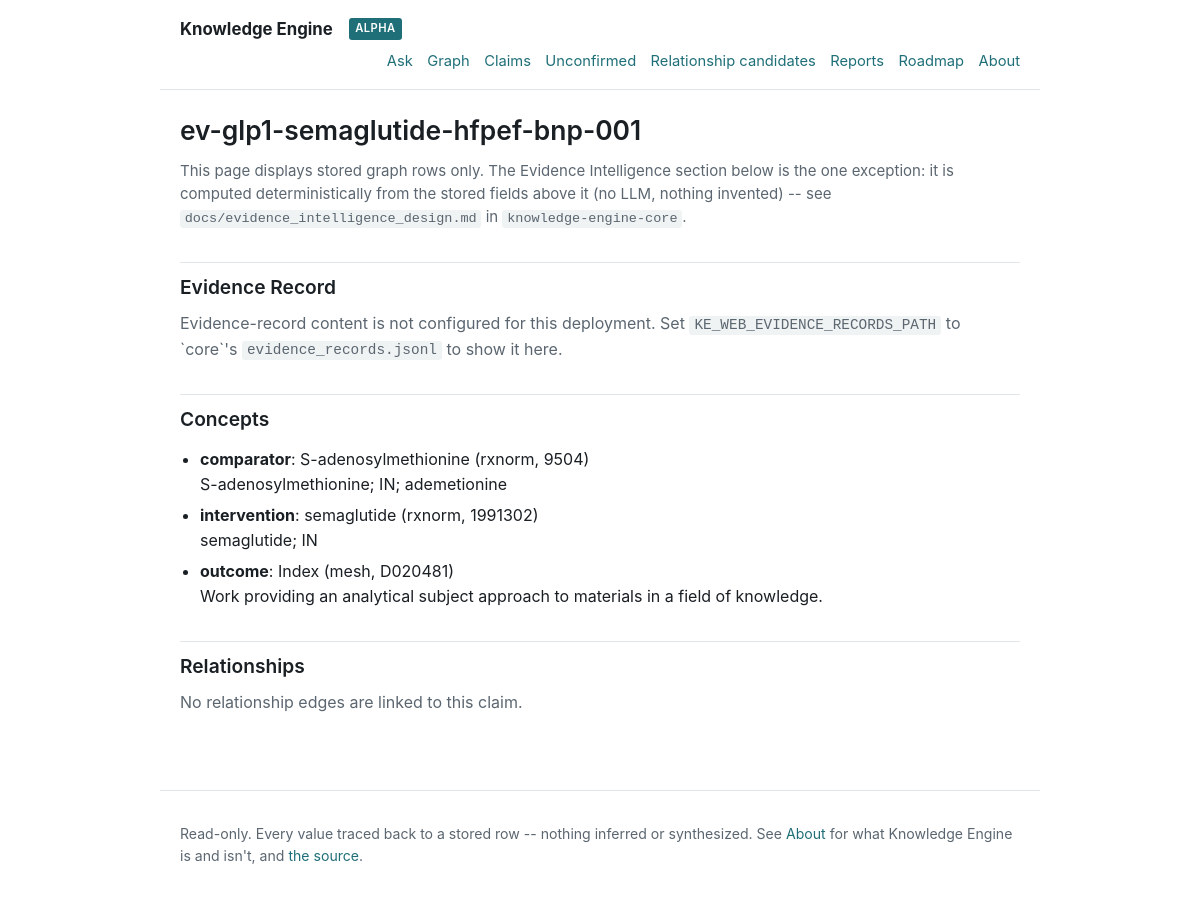
The app's page /claims/ev-glp1-semaglutide-hfpef-bnp-001 with its own data.
### tables this page shows
CREATE TABLE graph_claims (
	id INTEGER NOT NULL, 
	evidence_record_id VARCHAR(128) NOT NULL, 
	created_at VARCHAR(32) NOT NULL, 
	PRIMARY KEY (id)
);

CREATE TABLE graph_claim_concepts (
	id INTEGER NOT NULL, 
	claim_id INTEGER NOT NULL, 
	concept_id INTEGER NOT NULL, 
	edge_role VARCHAR(16) NOT NULL, 
	created_at VARCHAR(32) NOT NULL, 
	PRIMARY KEY (id), 
	CONSTRAINT ck_graph_claim_concepts_edge_role CHECK (edge_role IN ('population','intervention','comparator','outcome')), 
	CONSTRAINT uq_graph_claim_concepts_edge UNIQUE (claim_id, concept_id, edge_role), 
	FOREIGN KEY(claim_id) REFERENCES graph_claims (id), 
	FOREIGN KEY(concept_id) REFERENCES graph_concepts (id)
);

CREATE TABLE graph_concepts (
	id INTEGER NOT NULL, 
	label TEXT NOT NULL, 
	source VARCHAR(16) NOT NULL, 
	source_reference_id VARCHAR(64), 
	definition TEXT, 
	source_url TEXT, 
	license TEXT, 
	retrieved_at VARCHAR(32) NOT NULL, 
	PRIMARY KEY (id), 
	CONSTRAINT ck_graph_concepts_source CHECK (source IN ('wikipedia','rxnorm','mesh','pubchem','pico')), 
	CONSTRAINT uq_graph_concepts_source_reference UNIQUE (source, source_reference_id)
);

### knowledge_engine_web/main.py (the view)
@app.get("/claims/{evidence_record_id}", response_class=HTMLResponse)
def claim_detail(request: Request, evidence_record_id: str) -> HTMLResponse:
    detail = read_claim_detail(_engine(), evidence_record_id)
    if detail is None:
        raise HTTPException(status_code=404, detail="No claim found for that evidence record ID.")
    settings = Settings()
    evidence = None
    intelligence = None
    if settings.evidence_records_path:
        evidence_path = Path(settings.evidence_records_path)
        evidence = read_evidence_record(evidence_path, evidence_record_id)
        if evidence is not None:
            intelligence = _compute_evidence_intelligence(
                evidence_path, evidence, detail.relationships
            )
    return templates.TemplateResponse(
        request=request,
        name="claim_detail.html",
        context={"claim": detail, "evidence": evidence, "intelligence": intelligence},
    )

### knowledge_engine_web/templates/claim_detail.html (shortened to what this page needs)
{% extends "base.html" %}
{% block content %}
<h1>{{ claim.evidence_record_id }}</h1>
<p class="disclaimer">
  This page displays stored graph rows only. The Evidence Intelligence
  section below is the one exception: it is computed deterministically
  from the stored fields above it (no LLM, nothing invented) -- see
  <code>docs/evidence_intelligence_design.md</code> in
  <code>knowledge-engine-core</code>.
</p>
<h2>Evidence Record</h2>
{% if evidence %}
<p><strong>Research question:</strong> {{ evidence.research_question or "(not recorded)" }}</p>
<p><strong>Claim:</strong> {{ evidence.claim_text or "(not recorded)" }}</p>
<p><strong>Direction:</strong> {{ evidence.evidence_direction or "(not recorded)" }}</p>
<table>
  <tr><th>Population</th><td>{{ evidence.population or "--" }}</td></tr>
  <tr><th>Intervention</th><td>{{ evidence.intervention or "--" }}</td></tr>
  <tr><th>Comparator</th><td>{{ evidence.comparator or "--" }}</td></tr>
  <tr><th>Outcome</th><td>{{ evidence.outcome or "--" }}</td></tr>
</table>
<p><strong>Result:</strong> {{ evidence.result_summary or "(not recorded)" }}</p>
{% if evidence.short_source_excerpt %}
<p><strong>Source excerpt:</strong> &ldquo;{{ evidence.short_source_excerpt }}&rdquo;</p>
{% endif %}
{% if evidence.limitations %}
<p><strong>Limitations:</strong></p>
<ul>
  {% for limitation in evidence.limitations %}
  <li>{{ limitation }}</li>
  {% endfor %}
</ul>
{% endif %}
{% if evidence.uncertainty_notes %}
<p><strong>Uncertainty notes:</strong> {{ evidence.uncertainty_notes }}</p>
{% endif %}
{% if evidence.confidence_note %}
<p>
  <strong>Confidence note</strong> (`core`'s own free-text field, distinct
  from the computed Evidence Intelligence numbers below):
  {{ evidence.confidence_note }}
</p>
{% endif %}
<p>
  Source: {{ evidence.source_title or "(untitled)" }}
  {% if evidence.source_doi %}(DOI: {{ evidence.source_doi }}){% endif %}
  -- {{ evidence.study_type or evidence.source_type or "unspecified type" }},
  extracted via {{ evidence.extraction_method or "unknown method" }}
  ({{ evidence.extraction_status or "status unknown" }}; review status:
  {{ evidence.review_status or "unknown" }}).
</p>
<h2>Evidence Intelligence</h2>
{% if intelligence %}
<p class="disclaimer">
  Computed deterministically from the stored fields above -- no LLM, no
  invented number. Evidence Quality, Evidence Consensus, and Claim
  Confidence are three separate figures and must never be read as one
  collapsed score. See <code>docs/evidence_intelligence_design.md</code>
  in <code>knowledge-engine-core</code>.
</p>
<table>
  <tr>
    <th>Evidence Quality</th>
    <td>
      {{ intelligence.quality.score }}/100
      ({{ intelligence.quality.study_design_tier }},
      {% if intelligence.quality.manually_reviewed %}manually reviewed{% else %}automated, pending review{% endif %})
    </td>
  </tr>
  <tr>
    <th>Evidence Consensus</th>
    <td>
      {% if intelligence.consensus.score is not none %}
        {{ intelligence.consensus.score }}/100
        ({{ intelligence.consensus.supports_count }} of {{ intelligence.consensus.agreement_total }} agree)
      {% else %}
        not yet assessable
      {% endif %}
      -- reliability: {{ intelligence.consensus.reliability }}
    </td>
  </tr>
  <tr>
    <th>Claim Confidence</th>
    <td>
      {% if intelligence.confidence.score is not none %}
        {{ intelligence.confidence.score }}/100
      {% else %}
        not yet assessable
      {% endif %}
      -- reliability: {{ intelligence.confidence.reliability }}
    </td>
  </tr>
  <tr>
    <th>Evidence Coverage</th>
    <td>
      {{ intelligence.coverage.records_in_relationship }} of {{ intelligence.coverage.total_records }}
      corpus records ({{ intelligence.coverage.percentage }}%) participate in a confirmed relationship.
    </td>
  </tr>
</table>
<p><strong>Synthesis</strong> (a deterministic template over the numbers above, not generated text):</p>
<ul>
  {% for line in intelligence.synthesis %}
  <li>{{ line }}</li>
  {% endfor %}
</ul>
{% else %}
<p class="empty-state">
  Evidence Intelligence is not shown here -- it requires the same
  <code>KE_WEB_EVIDENCE_RECORDS_PATH</code> configuration as the
  Evidence Record section above.
</p>
{% endif %}
{% else %}
<p class="empty-state">
  Evidence-record content is not configured for this deployment. Set
  <code>KE_WEB_EVIDENCE_RECORDS_PATH</code> to `core`'s
  <code>evidence_records.jsonl</code> to show it here.
</p>
{% endif %}
<h2>Concepts</h2>
{% if claim.concepts %}
<ul>
  {% for concept in claim.concepts %}
  <li>
    <strong>{{ concept.edge_role }}</strong>: {{ concept.label }}
    ({{ concept.source }}{% if concept.source_reference_id %}, {{ concept.source_reference_id }}{% endif %})
    {% if concept.definition %}<br />{{ concept.definition }}{% endif %}
  </li>
  {% endfor %}
</ul>
{% else %}
<p class="empty-state">No concepts are linked to this claim.</p>
{% endif %}
<h2>Relationships</h2>
{% if claim.relationships %}
<ul>
  {% for relationship in claim.relationships %}
  <li>
    <strong>{{ relationship.relationship_type }}</strong> ({{ relationship.direction }}) --
    <a href="/claims/{{ relationship.other_evidence_record_id }}">{{ relationship.other_evidence_record_id }}</a><br />
    {{ relationship.rationale }}
  </li>
  {% endfor %}
</ul>
{% else %}
<p class="empty-state">No relationship edges are linked to this claim.</p>
{% endif %}
{% endblock %}

### records on screen
graph_claims: evidence_record_id "ev-glp1-semaglutide-hfpef-bnp-001"
graph_claim_concepts: edge_role "comparator", label "S-adenosylmethionine", source "rxnorm", source_reference_id "9504", definition "S-adenosylmethionine; IN; ademetionine"
graph_claim_concepts: edge_role "intervention", label "semaglutide", source "rxnorm", source_reference_id "1991302", definition "semaglutide; IN"
graph_claim_concepts: edge_role "outcome", label "Index", source "mesh", source_reference_id "D020481", definition "Work providing an analytical subject approach to materials in a field of knowledge."
